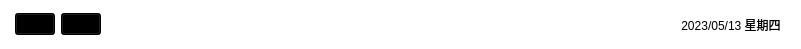
    <widget class="QWidget" name="widget_4" native="true">
     <property name="geometry">
      <rect>
       <x>0</x>
       <y>0</y>
       <width>801</width>
       <height>49</height>
      </rect>
     </property>
     <property name="styleSheet">
      <string notr="true">background-color: rgba(0, 170, 255,0);</string>
     </property>
     <layout class="QHBoxLayout" name="horizontalLayout_4">
      <property name="leftMargin">
       <number>15</number>
      </property>
      <property name="rightMargin">
       <number>20</number>
      </property>
      <item>
       <widget class="QPushButton" name="goBackBtn">
        <property name="styleSheet">
         <string notr="true">background-color: rgba(0, 0, 0,1);</string>
        </property>
        <property name="text">
         <string/>
        </property>
        <property name="icon">
         <iconset resource="mainWindow.qrc">
          <normaloff>:/res/back.png</normaloff>:/res/back.png</iconset>
        </property>
       </widget>
      </item>
      <item>
       <widget class="QPushButton" name="listBtn">
        <property name="styleSheet">
         <string notr="true">background-color: rgba(0, 0, 0,1);</string>
        </property>
        <property name="text">
         <string/>
        </property>
        <property name="icon">
         <iconset resource="mainWindow.qrc">
          <normaloff>:/res/list.png</normaloff>:/res/list.png</iconset>
        </property>
       </widget>
      </item>
      <item>
       <spacer name="horizontalSpacer_3">
        <property name="orientation">
         <enum>Qt::Horizontal</enum>
        </property>
        <property name="sizeHint" stdset="0">
         <size>
          <width>309</width>
          <height>20</height>
         </size>
        </property>
       </spacer>
      </item>
      <item>
       <widget class="QLabel" name="lblDate">
        <property name="styleSheet">
         <string notr="true">font: 20pt &quot;Arial&quot;;
background-color: rgba(255, 255, 255,0);</string>
        </property>
        <property name="text">
         <string>2023/05/13 星期四</string>
        </property>
        <property name="alignment">
         <set>Qt::AlignCenter</set>
        </property>
       </widget>
      </item>
     </layout>
    </widget>
